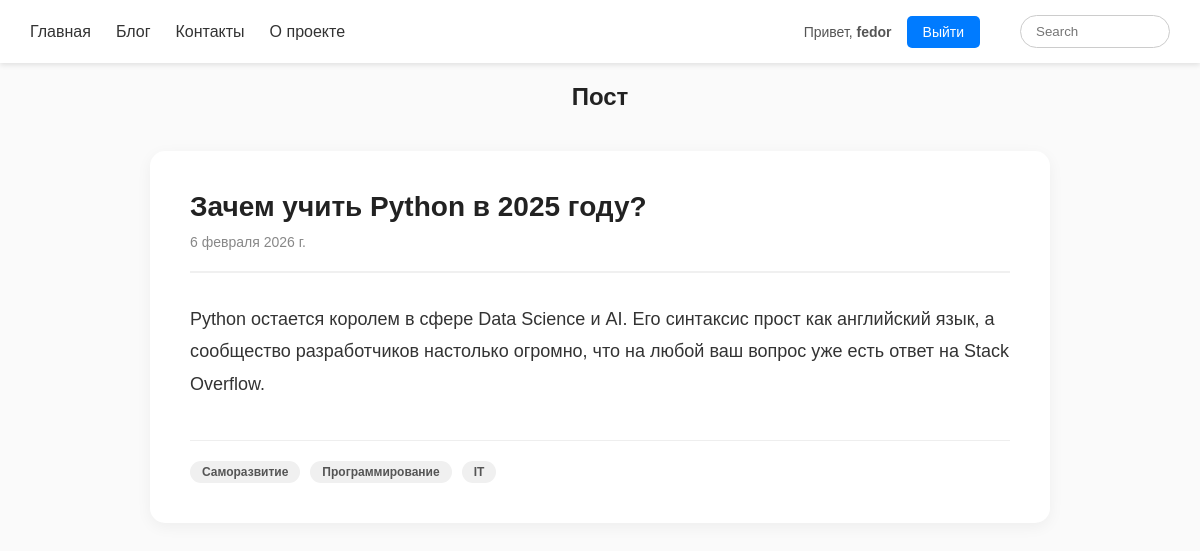
The app's page /posts/zachem-uchit-python-v-2025-godu (signed in) with its own data.
### blog/models.py (models this page shows, shortened)
class Post(models.Model):
    title = models.CharField(max_length=150)
    excerpt = models.CharField(max_length=400)
    date = models.DateField(auto_now=True)
    slug = models.SlugField(unique=True) # /first-past
    content = models.TextField()
    tags = models.ManyToManyField(Tag)

class Tag(models.Model):
    caption = models.CharField(max_length=20)

### blog/views.py (the view)
# urls.py: path('posts/<slug:slug>', views.post_detail, name="post-detail-page"),
def post_detail(request, slug):
    post = Post.objects.get(slug=slug)
    return render(request, "blog/post_detail.html", {
        "post": post
    })

### blog/templates/blog/post_detail.html
{% extends "base.html" %}
{% block content %}
<section class="post-detail">
    <h1 class="main-title post-detail-title">Пост</h1>
    <article class="full-post">
        <header class="full-post-header">
            <h2 class="full-post-title">{{ post.title }}</h2>
            <span class="full-post-date">{{ post.date }}</span>
        </header>
        <div class="full-post-content">
            {{ post.content }}
        </div>
        <footer class="full-post-footer">
            <div class="full-post-tags">
                {% for tag in post.tags.all %}
                    <strong class="full-post-tag">{{ tag.caption }}</strong>
                {% endfor %}
            </div>
        </footer>
    </article>
</section>
{% endblock %}

### templates/base.html (shortened to what this page needs)
{% load static %}
<!DOCTYPE html>
<html lang="en">
<head>
    <link rel="stylesheet" href="{% static 'app.css' %}">
</head>
<body>
    <header class="header">
        <nav class="nav">
            <ul class="nav-links">
                <li><a href="/" class="nav-item">Главная</a></li>
                <li><a href="/posts" class="nav-item">Блог</a></li>
                <li><a href="/contacts" class="nav-item">Контакты</a></li>
                <li><a href="/about" class="nav-item">О проекте</a></li>
            </ul>
            <ul>
                <p>
                <form id="logout-form" class="logout-form" action="{% url 'logout' %}" method="post">
                    {% if user.is_authenticated %}
                    <p>Привет, <strong>{{ user.get_username }}</strong></p>
                    <button type="submit" class="logout-button">Выйти</button>
                    {% else %}
                    <a href="{% url 'login' %}?next={{ request.path }}"><button type="button" class="login-button">Войти</button></a>
                    {% endif %}
                </form>
                </p>
                <input type="search" placeholder="Search" class="search" name="Search">
            </ul>
        </nav>
    </header>
    {% block content %}
    {% endblock %}
</body>
</html>

### static/app.css (style rules this page uses)
body { margin: 0; background-color: #fafafa; color: #000000; font-family: "Ubuntu", sans-serif; font-weight: 400; font-style: normal; }
.header { background-color: #ffffff; padding: 15px 30px; box-shadow: 0 2px 5px #0000001a; }
.nav { display: flex; justify-content: space-between; align-items: center; max-width: 1200px; margin: 0 auto; font-family: sans-serif; }
.nav-links { list-style: none; display: flex; gap: 25px; margin: 0; padding: 0; }
.nav-item { text-decoration: none; color: #333; font-weight: 500; transition: 0.3s; }
.nav ul:last-child { display: flex; align-items: center; gap: 20px; list-style: none; margin: 0; padding: 0; }
.logout-form { display: flex; align-items: center; gap: 15px; margin: 0; }
.logout-form p { margin: 0; font-size: 14px; color: #555; }
.login-button, .logout-button { background-color: #007bff; color: white; border: none; padding: 8px 16px; border-radius: 5px; cursor: pointer; font-size: 14px; transition: 0.3s; }
.search { padding: 8px 15px; border: 1px solid #ccc; border-radius: 20px; outline: none; width: 150px; }
.main-title { font-family: sans-serif; color: #222; text-align: center; margin-bottom: 40px; }
.post-detail { max-width: 900px; margin: 0 auto 50px; font-family: sans-serif; }
.full-post { background-color: #ffffff; padding: 40px; border-radius: 15px; box-shadow: 0 4px 15px rgba(0,0,0,0.05); }
.full-post-header { border-bottom: 2px solid #f0f0f0; margin-bottom: 30px; padding-bottom: 20px; }
.full-post-title { font-size: 28px; color: #222; margin: 0 0 10px 0; }
.full-post-date { color: #888; font-size: 14px; }
.full-post-content { font-size: 18px; line-height: 1.8; color: #333; margin-bottom: 40px; }
.full-post-footer { border-top: 1px solid #eee; padding-top: 20px; }
.full-post-tags { display: flex; gap: 10px; flex-wrap: wrap; }
.full-post-tag { background-color: #f0f0f0; color: #555; padding: 4px 12px; border-radius: 15px; font-size: 12px; margin: 0; }

### records on screen
Post: title "Зачем учить Python в 2025 году?", date "6 февраля 2026 г.", content "Python остается королем в сфере Data Science и AI. Его синтаксис прост как английский язык, а сообщество разработчиков настолько огромно, что на любой ваш вопрос уже есть ответ на Stack Overflow."
Tag: caption "Саморазвитие"
Tag: caption "Программирование"
Tag: caption "IT"

### other values on screen
{{ user.get_username }} "fedor"
